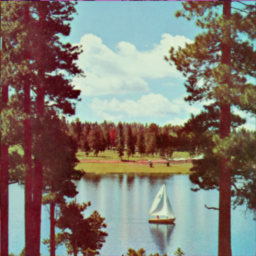
#> input picture data/Sailboat.bmp, 256 x 256 px
$ python fft2d.py
#> lines starting #> are read from the running program, lines starting #| are printed output that depends on the picture
#%%
import cv2
import numpy as np
from matplotlib import pyplot as plt

image = cv2.imread("./data/Sailboat.bmp", 0)
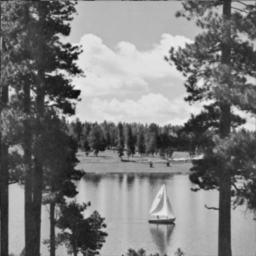
#> image: shape (256, 256); min 15, max 237, mean 124.7
f = np.fft.fft2(image)
fshift = np.fft.fftshift(f)
#fshift = f
magnitude_spectrum = 20 * np.log(np.abs(np.fft.fftshift(f)))
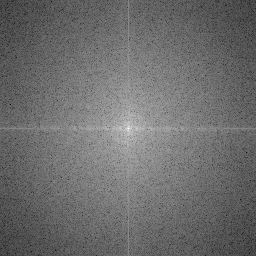
#> magnitude_spectrum: shape (256, 256) float64; min 8.84, max 318.3, mean 141.3; drawn with min black and max white
output = cv2.normalize(magnitude_spectrum, None, 0, 255, cv2.NORM_MINMAX)
#cv2.imshow("spectrum", output.astype(np.uint8))
cv2.imshow("spectram_shifted.bmp", output.astype(np.uint8))
cv2.waitKey(-1)


# [12 lines of commented-out code are left out]

$ run again, with data/Aerial.bmp copied over data/Sailboat.bmp
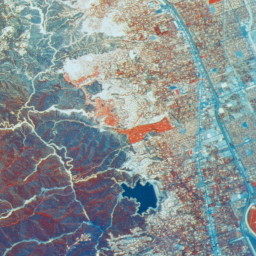
#> input picture data/Aerial.bmp, 256 x 256 px
#> `image = cv2.imread("./data/Sailboat.bmp", 0)`:
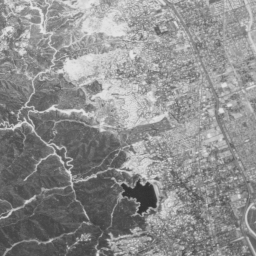
#> image: shape (256, 256); min 48, max 230, mean 141.5
#> `magnitude_spectrum = 20 * np.log(np.abs(np.fft.fftshift(f)))`:
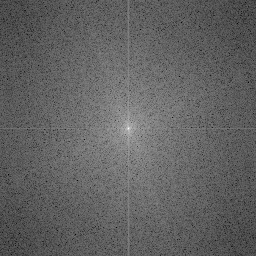
#> magnitude_spectrum: shape (256, 256) float64; min 49.64, max 320.9, mean 154; drawn with min black and max white

$ run again, with data/Airplane.bmp copied over data/Sailboat.bmp
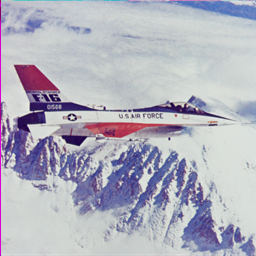
#> input picture data/Airplane.bmp, 256 x 256 px
#> `image = cv2.imread("./data/Sailboat.bmp", 0)`:
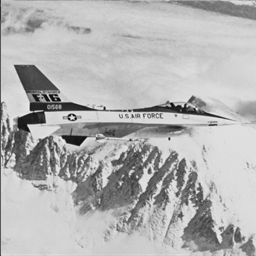
#> image: shape (256, 256); min 11, max 239, mean 178.7
#> `magnitude_spectrum = 20 * np.log(np.abs(np.fft.fftshift(f)))`:
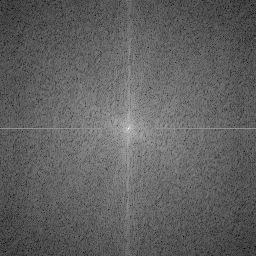
#> magnitude_spectrum: shape (256, 256) float64; min 44.02, max 325.5, mean 151.3; drawn with min black and max white

$ run again, with data/Cameraman.bmp copied over data/Sailboat.bmp
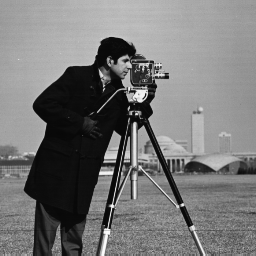
#> input picture data/Cameraman.bmp, 256 x 256 px
#> image is the input picture: shape (256, 256); min 7, max 253, mean 118.7
#> `magnitude_spectrum = 20 * np.log(np.abs(np.fft.fftshift(f)))`:
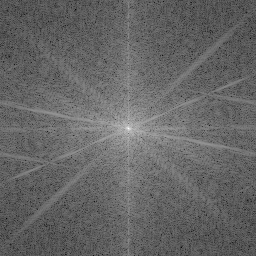
#> magnitude_spectrum: shape (256, 256) float64; min 49.69, max 317.3, mean 156.7; drawn with min black and max white
